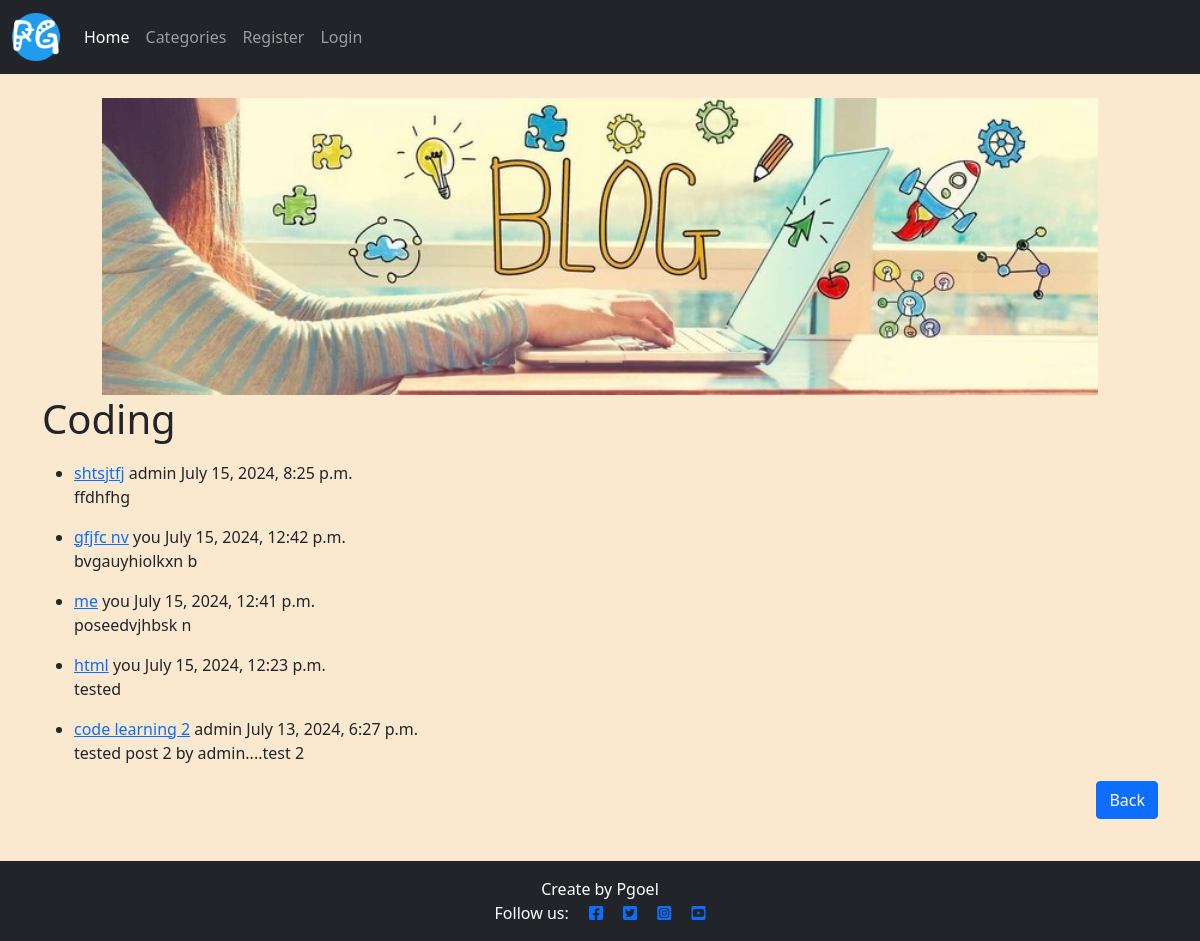
The app's page /category/coding/, older data.
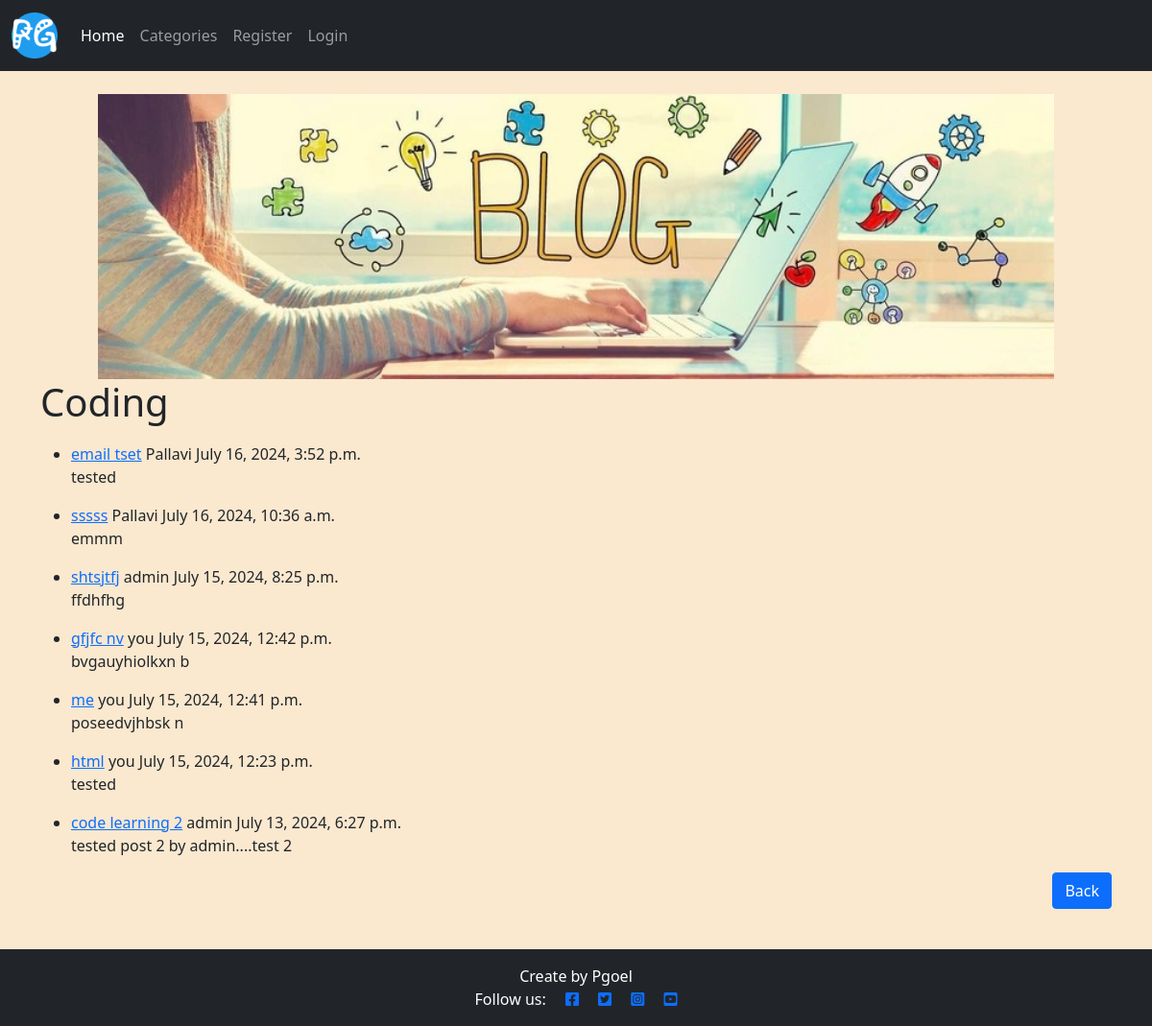
The same page, newer data.
### blogapp/models.py (models this page shows, shortened)
class Post(models.Model):
    title = models.CharField(max_length=255, unique= False)
    slug = models.SlugField(max_length=200)
    author = models.ForeignKey(get_user_model(), on_delete=models.CASCADE, related_name="blog_posts")
    date_posted = models.DateTimeField(auto_now_add=True)
    category = models.CharField(max_length=255, default='coding')
    content = models.TextField()
    likes = models.ManyToManyField(User,related_name = 'blogpost_like', blank= True)
    update_date = models.DateTimeField(default=timezone.now)
    snippet = models.CharField(max_length=255)
    blog_image = models.ImageField(null=True, blank=True, upload_to="images/" )
    class Meta:
        ordering = ['-date_posted']

### blogapp/views.py (the view)
# urls.py: path('category/<str:cats>/',CategoryView, name='category'),
def CategoryView(request, cats):
    Category_posts = Post.objects.filter(category=cats.replace('_',' '))
    return render(request,'categories.html', {'cats':cats.title().replace('_',' '), 'category_posts':Category_posts} )

### templates/categories.html (shortened to what this page needs)
{% extends "base.html" %}
{% block content %}
<h1>{{ cats }}</h1>
<ul>
{% if category_posts %}
    {% for post in category_posts %}
    <li>
        <a href="{% url 'post_detail' post.pk %}">{{ post.title}}</a>
            {{ post.author }} {{ post.date_posted }}
        {{ post.content | slice:":200" | safe }}
    </li>
    {% endfor %}
    <a href="{% url 'category' %}" class="btn btn-primary float-end">Back</a>
    <br><br><br><br><br><br>
{% else %}
    <h2>Sorry this page does not exist.. </h2>
    <a href="{% url 'category' %}" class="btn btn-primary">Back</a><br><br><br><br>
{% endif %}
</ul>
{%endblock%}

Row changes from the older to the newer data that the page shows:
added Post: title "email tset", author "Pallavi", date_posted "July 16, 2024, 3:52 p.m.", content "tested"
added Post: title "sssss", author "Pallavi", date_posted "July 16, 2024, 10:36 a.m.", content "emmm"
